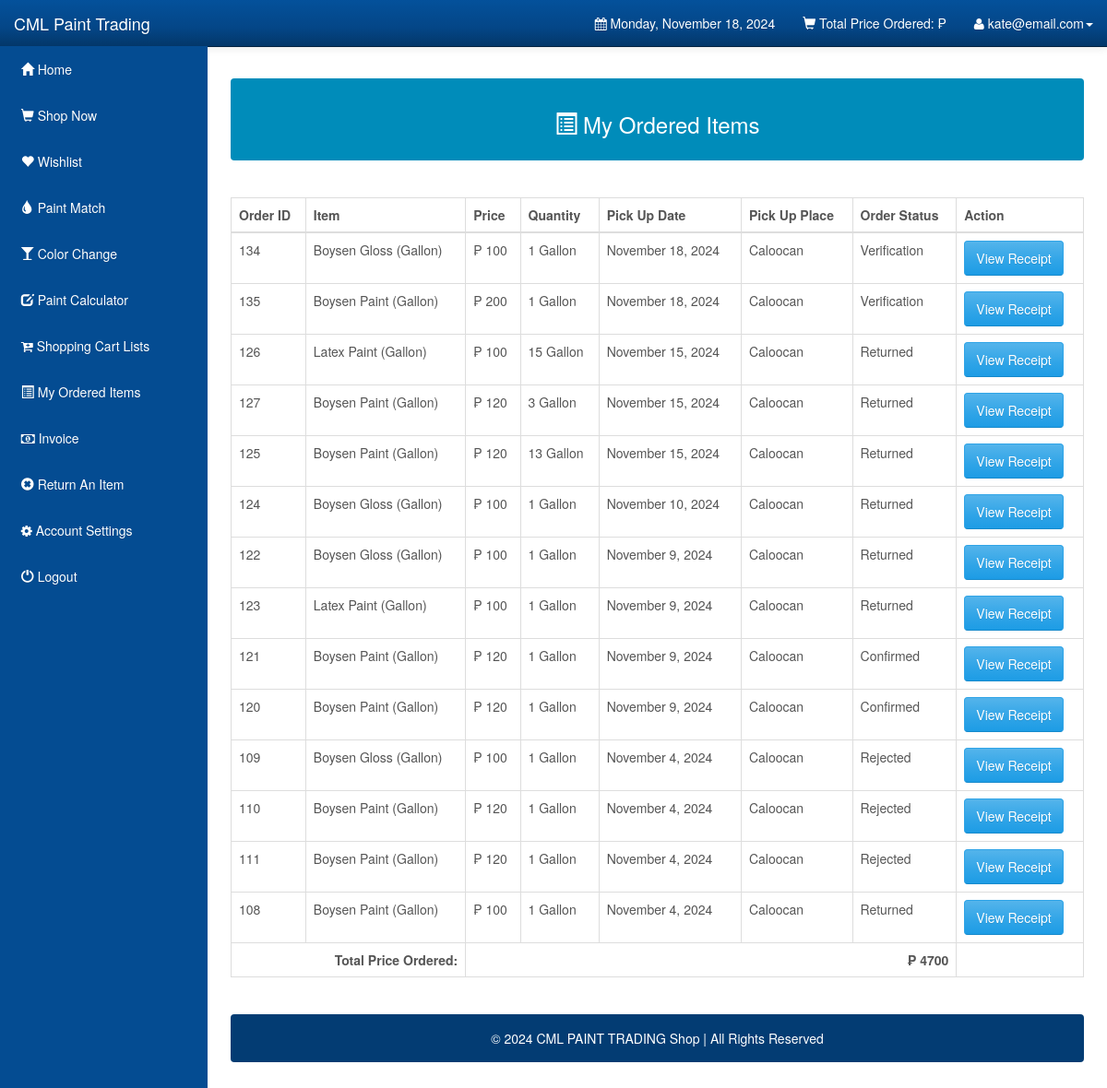
Page /Customers/orders.php (signed in) on the committed database.
### tables this page shows
CREATE TABLE `users` (
  `user_id` int(11) NOT NULL,
  `user_email` varchar(1000) NOT NULL,
  `user_password` varchar(1000) NOT NULL,
  `user_firstname` varchar(1000) NOT NULL,
  `user_lastname` varchar(1000) NOT NULL,
  `user_address` varchar(1000) NOT NULL,
  `user_mobile` varchar(255) NOT NULL,
  `type` enum('Admin','Customer','Cashier') DEFAULT NULL
);

CREATE TABLE `orderdetails` (
  `order_id` int(10) UNSIGNED NOT NULL,
  `user_id` int(11) NOT NULL DEFAULT 0,
  `order_name` varchar(1000) NOT NULL DEFAULT '',
  `order_price` double NOT NULL DEFAULT 0,
  `order_quantity` int(10) UNSIGNED NOT NULL DEFAULT 0,
  `order_total` double NOT NULL DEFAULT 0,
  `order_status` varchar(45) NOT NULL DEFAULT '',
  `order_date` date DEFAULT NULL,
  `order_pick_up` datetime(6) DEFAULT NULL,
  `order_pick_place` enum('Quezon City','Caloocan','Valenzuela','San Jose de Monte') DEFAULT NULL,
  `gl` enum('Gallon','Liter') DEFAULT NULL,
  `payment_id` int(11) DEFAULT NULL,
  `product_id` int(11) DEFAULT NULL
);

### Customers/orders.php (the view, shortened to what this page needs)
<?php
include("config.php");
extract($_SESSION);
$stmt_edit = $DB_con->prepare('SELECT * FROM users WHERE user_email =:user_email');
$stmt_edit->execute(array(':user_email' => $user_email));
$edit_row = $stmt_edit->fetch(PDO::FETCH_ASSOC);
extract($edit_row);
?>
<?php
include("config.php");
$stmt_edit = $DB_con->prepare("select sum(order_total) as total from orderdetails where user_id=:user_id and order_status='Ordered'");
$stmt_edit->execute(array(':user_id' => $user_id));
$edit_row = $stmt_edit->fetch(PDO::FETCH_ASSOC);
extract($edit_row);
?>
<!DOCTYPE html>
<html lang="en">
<head>
  <link rel="stylesheet" type="text/css" href="bootstrap/css/bootstrap.min.css" />
  <link rel="stylesheet" type="text/css" href="font-awesome/css/font-awesome.min.css" />
  <link rel="stylesheet" type="text/css" href="css/local.css" />
  <link rel="stylesheet" href="https://cdn.jsdelivr.net/npm/sweetalert2@11/dist/sweetalert2.min.css">
</head>
<body>
  <div id="wrapper">
    <?php include_once("navigation.php") ?>
    <div id="page-wrapper">
      <div class="alert alert-default" style="color:white;background-color:#008CBA">
        <center>
          <h3> <span class="glyphicon glyphicon-list-alt"></span> My Ordered Items</h3>
        </center>
      </div>
      <br />
      <div class="table-responsive">
        <table class="display table table-bordered" id="example" cellspacing="0" width="100%">
          <thead>
            <tr>
              <th>Order ID</th>
              <th>Item</th>
              <th>Price</th>
              <th>Quantity</th>
              <th>Pick Up Date</th>
              <th>Pick Up Place</th>
              <th>Order Status</th>
              <th>Action</th>
            </tr>
          </thead>
          <tbody>
            <?php
            include("config.php");
            $stmt = $DB_con->prepare("SELECT * FROM orderdetails where user_id='$user_id' ORDER BY order_pick_up DESC");
            $stmt->execute();
            if ($stmt->rowCount() > 0) {
              while ($row = $stmt->fetch(PDO::FETCH_ASSOC)) {
                extract($row);
                $date = new DateTime($order_pick_up);
                $formattedDate = $date->format('F j, Y');
            ?>
                <tr>
                  <td><?php echo $order_id; ?></td>
                  <td><?php echo $order_name . " (" . $gl . ")"; ?></td>
                  <td>&#8369; <?php echo $order_price; ?> </td>
                  <td><?php echo $order_quantity . " " . $gl; ?></td>
                  <td><?php echo $formattedDate; ?></td>
                  <td><?php echo $order_pick_place; ?></td>
                  <td><?php echo $order_status ?></td>
                  <td>
                    <button class="btn btn-primary" onclick="viewReceipt('<?php echo htmlspecialchars($order_id); ?>', '<?php echo htmlspecialchars($payment_id); ?>')">View Receipt</button>
                  </td>
                </tr>
              <?php
              }
              include("config.php");
              $stmt_edit = $DB_con->prepare("select sum(order_total) as totalx from orderdetails where user_id=:user_id");
              $stmt_edit->execute(array(':user_id' => $user_id));
              $edit_row = $stmt_edit->fetch(PDO::FETCH_ASSOC);
              extract($edit_row);
              echo "<tr>";
              echo "<td colspan='2' align='right'><b>Total Price Ordered:</b>";
              echo "</td>";
              echo "<td colspan='5' align='right'><b>&#8369; " . $totalx;
              echo "</b></td>";
              echo "</tr>";
              echo "</tbody>";
              echo "</table>";
              echo "</div>";
              echo "<br />";
              echo '<div class="alert alert-default" style="background-color:#033c73;">
                       <p style="color:white;text-align:center;">
                       © 2024 CML PAINT TRADING Shop | All Rights Reserved
						</p>
                        </div>
	                    </div>';
              echo "</div>";
            }
            ?>
</body>
</html>

### Customers/navigation.php (shortened to what this page needs)
<nav class="navbar navbar-inverse navbar-fixed-top" role="navigation">
    <div class="navbar-header">
        <a class="navbar-brand" href="index.php">CML Paint Trading</a>
    </div>
    <div class="collapse navbar-collapse navbar-ex1-collapse">
        <ul class="nav navbar-nav side-nav">
            <li><a href="index.php"> &nbsp; <span class='glyphicon glyphicon-home'></span> Home</a></li>
            <li><a href="shop.php?id=1"> &nbsp; <span class='glyphicon glyphicon-shopping-cart'></span> Shop Now</a></li>
            <?php
                if ($_SESSION['user_type'] != 'Cashier'){
                ?>
                    <li><a href="wishlist.php?id=1">&nbsp; <span class='glyphicon glyphicon-heart'></span> Wishlist </a></li>
                    <li><a href="paint-match.php"> &nbsp; <span class='glyphicon glyphicon-tint'></span> Paint Match</a></li>
                    <li><a href="color-change.php"> &nbsp; <span class='glyphicon glyphicon-glass'></span> Color Change</a></li>
                    <li><a href="calculator.php"> &nbsp; <span class='glyphicon glyphicon-edit'></span> Paint Calculator</a></li>
                    <li><a href="cart_items.php"> &nbsp; <span class='fa fa-cart-plus'></span> Shopping Cart Lists</a></li>
                <?php
                }
            ?>
            <li><a href="orders.php"> &nbsp; <span class='glyphicon glyphicon-list-alt'></span> My Ordered Items</a></li>
            <?php
                if ($_SESSION['user_type'] != 'Cashier'){
                    ?>
                    <li><a href="invoice.php"> &nbsp; <span class='fa fa-money'></span> Invoice </a></li>
                    <li><a href="returnItemPage.php"> &nbsp; <span class='glyphicon glyphicon-remove-sign'></span> Return An Item</a></li>
                    <?php
                }
            ?>
            <?php
                if ($_SESSION['user_type'] != 'Cashier'){
            ?>
            <li><a data-toggle="modal" data-target="#setAccount"> &nbsp; <span class='fa fa-gear'></span> Account Settings</a></li>
            <?php
                }
            ?>
            <li><a href="javascript:confirmLogout()"> &nbsp; <span class='glyphicon glyphicon-off'></span> Logout</a></li>
        </ul>
        <ul class="nav navbar-nav navbar-right navbar-user">
            <li class="dropdown messages-dropdown">
                <a href="#"><i class="fa fa-calendar"></i> <?php
                                                            $Today = date('y:m:d');
                                                            $new = date('l, F d, Y', strtotime($Today));
                                                            echo $new; ?></a>
            </li>
            <li class="dropdown user-dropdown">
                <a href="#" class="dropdown-toggle" data-toggle="dropdown"><span class='glyphicon glyphicon-shopping-cart'></span> Total Price Ordered: &#8369; <?php echo $total; ?> </b></a>
            </li>
            <li class="dropdown user-dropdown">
                <a href="#" class="dropdown-toggle" data-toggle="dropdown"><i class="fa fa-user"></i> <?php echo $user_email; ?><b class="caret"></b></a>
            </li>
        </ul>
    </div>
</nav>

### Customers/css/local.css (style rules this page uses)
#wrapper { padding-left: 0; }
#page-wrapper { width: 100%; padding: 5px 15px; }
body { font-family: "Helvetica Neue", Helvetica, Arial, sans-serif; font-size: 14px; line-height: 1.42857143; color: #555555; background-color: #ffffff; }
.btn { display: inline-block; margin-bottom: 0; font-weight: normal; text-align: center; vertical-align: middle; cursor: pointer; background-image: none; border: 1px solid transparent; white-space: nowrap; padding: 8px 12px; font-size: 14px; line-height: 1.42857143; border-radius: 4px; -webkit-user-select: none; -moz-user-select: none; -ms-user-select: none; user-select: none; }
.btn-primary { color: #ffffff; background-color: #2fa4e7; border-color: #2fa4e7; }
.navbar-inverse { background-color: #033c73; border-color: #022f5a; }
.navbar-inverse .navbar-brand { color: #ffffff; }
.navbar-inverse .navbar-nav > li > a { color: #ffffff; }
.navbar-inverse .navbar-collapse, .navbar-inverse .navbar-form { border-color: #022a50; }
.navbar { background-image: -webkit-linear-gradient(#54b4eb, #2fa4e7 60%, #1d9ce5); background-image: linear-gradient(#54b4eb, #2fa4e7 60%, #1d9ce5); background-repeat: no-repeat; filter: progid:DXImageTransform.Microsoft.gradient(startColorstr='#ff54b4eb', endColorstr='#ff1d9ce5', GradientType=0); border-bottom: 1px solid #178acc; filter: none; -webkit-box-shadow: 0 1px 10px rgba(0, 0, 0, 0.1); box-shadow: 0 1px 10px rgba(0, 0, 0, 0.1); }
.navbar .navbar-nav > li > a, .navbar-brand { text-shadow: 0 1px 0 rgba(0, 0, 0, 0.1); }
.navbar-inverse { background-image: -webkit-linear-gradient(#04519b, #044687 60%, #033769); background-image: linear-gradient(#04519b, #044687 60%, #033769); background-repeat: no-repeat; filter: progid:DXImageTransform.Microsoft.gradient(startColorstr='#ff04519b', endColorstr='#ff033769', GradientType=0); filter: none; border-bottom: 1px solid #022241; }
.btn { text-shadow: 0 1px 0 rgba(0, 0, 0, 0.1); }
.btn-primary { background-image: -webkit-linear-gradient(#54b4eb, #2fa4e7 60%, #1d9ce5); background-image: linear-gradient(#54b4eb, #2fa4e7 60%, #1d9ce5); background-repeat: no-repeat; filter: progid:DXImageTransform.Microsoft.gradient(startColorstr='#ff54b4eb', endColorstr='#ff1d9ce5', GradientType=0); filter: none; border-bottom: 1px solid #178acc; }
.clearfix:before, .clearfix:after, .container:before, .container:after, .container-fluid:before, .container-fluid:after, .row:before, .row:after, .form-horizontal .form-group:before, .form-horizontal .form-group:after, .btn-toolbar:before, .btn-toolbar:after, .btn-group-vertical > .btn-group:before, .btn-group-vertical > .btn-group:after, .nav:before, .nav:after, .navbar:before, .navbar:after, .navbar-header:before, .navbar-header:after, .navbar-collapse:before, .navbar-collapse:after, .pager:before, .pager:after, .panel-body:before, .panel-body:after, .modal-footer:before, .modal-footer:after { content: " "; display: table; }
.clearfix:after, .container:after, .container-fluid:after, .row:after, .form-horizontal .form-group:after, .btn-toolbar:after, .btn-group-vertical > .btn-group:after, .nav:after, .navbar:after, .navbar-header:after, .navbar-collapse:after, .pager:after, .panel-body:after, .modal-footer:after { clear: both; }
a { color: #2fa4e7; text-decoration: none; }
@media (min-width:768px) { #wrapper { padding-left: 225px; } }
@media (min-width:768px) { #page-wrapper { padding: 15px 25px; } }
@media (min-width:768px) { .side-nav { margin-left: -225px; left: 225px; width: 225px; position: fixed; top: 50px; height: 100%; border-radius: 0; border: none; background-color: #044C92; overflow-y: auto; } }
@media (min-width:768px) { .side-nav>li>a { width: 225px; } }
@media (min-width:768px) { .navbar-collapse { padding-left: 15px !important; padding-right: 15px !important; } }

### rows in the picture
users: user_email "kate@email.com"
orderdetails: order_id "134", order_name "Boysen Gloss", gl "Gallon", order_price "100", order_quantity "1", order_pick_place "Caloocan", order_status "Verification"
orderdetails: order_id "135", order_name "Boysen Paint", gl "Gallon", order_price "200", order_quantity "1", order_pick_place "Caloocan", order_status "Verification"
orderdetails: order_id "126", order_name "Latex Paint", gl "Gallon", order_price "100", order_quantity "15", order_pick_place "Caloocan", order_status "Returned"
orderdetails: order_id "127", order_name "Boysen Paint", gl "Gallon", order_price "120", order_quantity "3", order_pick_place "Caloocan", order_status "Returned"
orderdetails: order_id "125", order_name "Boysen Paint", gl "Gallon", order_price "120", order_quantity "13", order_pick_place "Caloocan", order_status "Returned"
orderdetails: order_id "124", order_name "Boysen Gloss", gl "Gallon", order_price "100", order_quantity "1", order_pick_place "Caloocan", order_status "Returned"
orderdetails: order_id "122", order_name "Boysen Gloss", gl "Gallon", order_price "100", order_quantity "1", order_pick_place "Caloocan", order_status "Returned"
orderdetails: order_id "123", order_name "Latex Paint", gl "Gallon", order_price "100", order_quantity "1", order_pick_place "Caloocan", order_status "Returned"
orderdetails: order_id "121", order_name "Boysen Paint", gl "Gallon", order_price "120", order_quantity "1", order_pick_place "Caloocan", order_status "Confirmed"
orderdetails: order_id "120", order_name "Boysen Paint", gl "Gallon", order_price "120", order_quantity "1", order_pick_place "Caloocan", order_status "Confirmed"
orderdetails: order_id "109", order_name "Boysen Gloss", gl "Gallon", order_price "100", order_quantity "1", order_pick_place "Caloocan", order_status "Rejected"
orderdetails: order_id "110", order_name "Boysen Paint", gl "Gallon", order_price "120", order_quantity "1", order_pick_place "Caloocan", order_status "Rejected"
orderdetails: order_id "111", order_name "Boysen Paint", gl "Gallon", order_price "120", order_quantity "1", order_pick_place "Caloocan", order_status "Rejected"
orderdetails: order_id "108", order_name "Boysen Paint", gl "Gallon", order_price "100", order_quantity "1", order_pick_place "Caloocan", order_status "Returned"

### other values in the picture
$totalx "4700"
